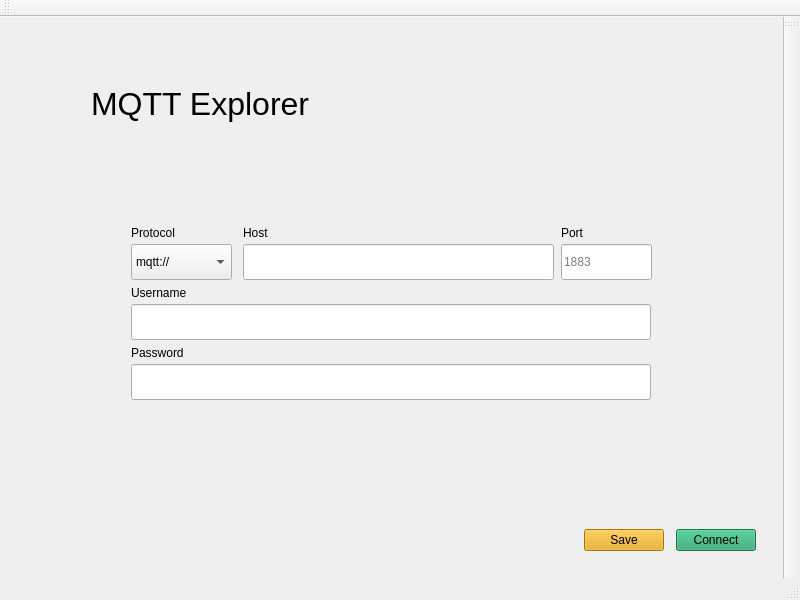
<?xml version="1.0" encoding="UTF-8"?>
<ui version="4.0">
 <class>MainWindow</class>
 <widget class="QMainWindow" name="MainWindow">
  <property name="geometry">
   <rect>
    <x>0</x>
    <y>0</y>
    <width>800</width>
    <height>600</height>
   </rect>
  </property>
  <property name="windowTitle">
   <string>ICP MQTT Explorer</string>
  </property>
  <property name="styleSheet">
   <string notr="true"/>
  </property>
  <widget class="QWidget" name="centralwidget">
   <property name="enabled">
    <bool>true</bool>
   </property>
   <layout class="QVBoxLayout" name="verticalLayout">
    <item>
     <widget class="QStackedWidget" name="stackedWidget">
      <property name="sizePolicy">
       <sizepolicy hsizetype="Expanding" vsizetype="Expanding">
        <horstretch>0</horstretch>
        <verstretch>0</verstretch>
       </sizepolicy>
      </property>
      <property name="currentIndex">
       <number>0</number>
      </property>
      <widget class="QWidget" name="login">
       <layout class="QVBoxLayout" name="verticalLayout_2">
        <item>
         <spacer name="verticalSpacer">
          <property name="orientation">
           <enum>Qt::Vertical</enum>
          </property>
          <property name="sizeHint" stdset="0">
           <size>
            <width>20</width>
            <height>40</height>
           </size>
          </property>
         </spacer>
        </item>
        <item>
         <widget class="QWidget" name="form_widget" native="true">
          <layout class="QHBoxLayout" name="horizontalLayout_2">
           <item>
            <spacer name="horizontalSpacer_2">
             <property name="orientation">
              <enum>Qt::Horizontal</enum>
             </property>
             <property name="sizeHint" stdset="0">
              <size>
               <width>67</width>
               <height>20</height>
              </size>
             </property>
            </spacer>
           </item>
           <item>
            <widget class="QWidget" name="connection_settings_form" native="true">
             <property name="minimumSize">
              <size>
               <width>600</width>
               <height>400</height>
              </size>
             </property>
             <widget class="QLineEdit" name="lineEdit_host">
              <property name="geometry">
               <rect>
                <x>152</x>
                <y>170</y>
                <width>311</width>
                <height>36</height>
               </rect>
              </property>
              <property name="clearButtonEnabled">
               <bool>true</bool>
              </property>
             </widget>
             <widget class="QLineEdit" name="lineEdit_port">
              <property name="geometry">
               <rect>
                <x>470</x>
                <y>170</y>
                <width>91</width>
                <height>36</height>
               </rect>
              </property>
              <property name="inputMask">
               <string/>
              </property>
              <property name="placeholderText">
               <string>1883</string>
              </property>
              <property name="clearButtonEnabled">
               <bool>false</bool>
              </property>
             </widget>
             <widget class="QLineEdit" name="lineEdit_username">
              <property name="geometry">
               <rect>
                <x>40</x>
                <y>230</y>
                <width>520</width>
                <height>36</height>
               </rect>
              </property>
              <property name="placeholderText">
               <string/>
              </property>
              <property name="clearButtonEnabled">
               <bool>true</bool>
              </property>
             </widget>
             <widget class="QComboBox" name="comboBox_protocol">
              <property name="geometry">
               <rect>
                <x>40</x>
                <y>170</y>
                <width>101</width>
                <height>36</height>
               </rect>
              </property>
              <item>
               <property name="text">
                <string>mqtt://</string>
               </property>
              </item>
             </widget>
             <widget class="QLabel" name="label">
              <property name="geometry">
               <rect>
                <x>40</x>
                <y>150</y>
                <width>62</width>
                <height>17</height>
               </rect>
              </property>
              <property name="text">
               <string>Protocol</string>
              </property>
             </widget>
             <widget class="QLabel" name="label_2">
              <property name="geometry">
               <rect>
                <x>152</x>
                <y>150</y>
                <width>62</width>
                <height>17</height>
               </rect>
              </property>
              <property name="text">
               <string>Host</string>
              </property>
             </widget>
             <widget class="QLabel" name="label_3">
              <property name="geometry">
               <rect>
                <x>470</x>
                <y>150</y>
                <width>62</width>
                <height>17</height>
               </rect>
              </property>
              <property name="text">
               <string>Port</string>
              </property>
             </widget>
             <widget class="QLabel" name="label_4">
              <property name="geometry">
               <rect>
                <x>40</x>
                <y>210</y>
                <width>141</width>
                <height>17</height>
               </rect>
              </property>
              <property name="text">
               <string>Username</string>
              </property>
             </widget>
             <widget class="QLabel" name="label_5">
              <property name="geometry">
               <rect>
                <x>40</x>
                <y>270</y>
                <width>62</width>
                <height>17</height>
               </rect>
              </property>
              <property name="text">
               <string>Password</string>
              </property>
             </widget>
             <widget class="QLineEdit" name="lineEdit_password">
              <property name="geometry">
               <rect>
                <x>40</x>
                <y>290</y>
                <width>520</width>
                <height>36</height>
               </rect>
              </property>
              <property name="echoMode">
               <enum>QLineEdit::Password</enum>
              </property>
              <property name="clearButtonEnabled">
               <bool>false</bool>
              </property>
             </widget>
             <widget class="QLabel" name="application_name">
              <property name="geometry">
               <rect>
                <x>0</x>
                <y>0</y>
                <width>291</width>
                <height>61</height>
               </rect>
              </property>
              <property name="text">
               <string>&lt;html&gt;&lt;head/&gt;&lt;body&gt;&lt;p&gt;&lt;span style=&quot; font-size:24pt;&quot;&gt;MQTT Explorer&lt;/span&gt;&lt;/p&gt;&lt;/body&gt;&lt;/html&gt;</string>
              </property>
             </widget>
            </widget>
           </item>
           <item>
            <spacer name="horizontalSpacer_3">
             <property name="orientation">
              <enum>Qt::Horizontal</enum>
             </property>
             <property name="sizeHint" stdset="0">
              <size>
               <width>67</width>
               <height>20</height>
              </size>
             </property>
            </spacer>
           </item>
          </layout>
         </widget>
        </item>
        <item>
         <spacer name="verticalSpacer_2">
          <property name="orientation">
           <enum>Qt::Vertical</enum>
          </property>
          <property name="sizeHint" stdset="0">
           <size>
            <width>20</width>
            <height>40</height>
           </size>
          </property>
         </spacer>
        </item>
        <item>
         <widget class="QWidget" name="connection_settings_buttons" native="true">
          <property name="maximumSize">
           <size>
            <width>16777215</width>
            <height>50</height>
           </size>
          </property>
          <layout class="QHBoxLayout" name="horizontalLayout">
           <property name="spacing">
            <number>12</number>
           </property>
           <item>
            <spacer name="horizontalSpacer">
             <property name="orientation">
              <enum>Qt::Horizontal</enum>
             </property>
             <property name="sizeHint" stdset="0">
              <size>
               <width>40</width>
               <height>20</height>
              </size>
             </property>
            </spacer>
           </item>
           <item>
            <widget class="QPushButton" name="save_button">
             <property name="styleSheet">
              <string notr="true">QPushButton { background-color: rgb(229, 165, 10) }</string>
             </property>
             <property name="text">
              <string>Save</string>
             </property>
            </widget>
           </item>
           <item>
            <widget class="QPushButton" name="connect_button">
             <property name="styleSheet">
              <string notr="true">QPushButton { background-color: rgb(38, 162, 105) }</string>
             </property>
             <property name="text">
              <string>Connect</string>
             </property>
            </widget>
           </item>
          </layout>
         </widget>
        </item>
       </layout>
      </widget>
      <widget class="QWidget" name="explorer">
       <layout class="QVBoxLayout" name="verticalLayout_3">
        <item>
         <widget class="QWidget" name="widget" native="true">
          <layout class="QHBoxLayout" name="horizontalLayout_3">
           <item>
            <widget class="QLineEdit" name="searchLineEdit">
             <property name="placeholderText">
              <string>Search...</string>
             </property>
            </widget>
           </item>
           <item>
            <spacer name="horizontalSpacer_4">
             <property name="orientation">
              <enum>Qt::Horizontal</enum>
             </property>
             <property name="sizeHint" stdset="0">
              <size>
               <width>40</width>
               <height>20</height>
              </size>
             </property>
            </spacer>
           </item>
           <item>
            <widget class="QPushButton" name="pushButton_dashboard">
             <property name="text">
              <string>Dashboard</string>
             </property>
            </widget>
           </item>
           <item>
            <widget class="QPushButton" name="pushButton_disconnect">
             <property name="text">
              <string>Disconnect</string>
             </property>
            </widget>
           </item>
          </layout>
         </widget>
        </item>
        <item>
         <widget class="QWidget" name="explorer_main" native="true">
          <layout class="QHBoxLayout" name="horizontalLayout_5">
           <item>
            <widget class="QScrollArea" name="scrollArea">
             <property name="widgetResizable">
              <bool>true</bool>
             </property>
             <widget class="QWidget" name="scrollAreaWidgetContents">
              <property name="geometry">
               <rect>
                <x>0</x>
                <y>0</y>
                <width>746</width>
                <height>443</height>
               </rect>
              </property>
              <layout class="QHBoxLayout" name="horizontalLayout_4">
               <item>
                <widget class="QSplitter" name="splitter">
                 <property name="orientation">
                  <enum>Qt::Horizontal</enum>
                 </property>
                 <widget class="QTreeView" name="treeView"/>
                 <widget class="QWidget" name="widget_2" native="true">
                  <property name="minimumSize">
                   <size>
                    <width>0</width>
                    <height>80</height>
                   </size>
                  </property>
                  <layout class="QVBoxLayout" name="verticalLayout_4">
                   <item>
                    <widget class="QLabel" name="label_8">
                     <property name="text">
                      <string>Value</string>
                     </property>
                    </widget>
                   </item>
                   <item>
                    <widget class="QPlainTextEdit" name="valueTextEdit"/>
                   </item>
                   <item>
                    <widget class="QWidget" name="widget_3" native="true">
                     <layout class="QVBoxLayout" name="verticalLayout_5">
                      <item>
                       <widget class="QLabel" name="label_6">
                        <property name="text">
                         <string>Topic</string>
                        </property>
                       </widget>
                      </item>
                      <item>
                       <widget class="QLineEdit" name="topicLineEdit">
                        <property name="text">
                         <string/>
                        </property>
                       </widget>
                      </item>
                      <item>
                       <widget class="QLabel" name="label_7">
                        <property name="text">
                         <string>Input</string>
                        </property>
                       </widget>
                      </item>
                      <item>
                       <widget class="QPlainTextEdit" name="sendTextEdit"/>
                      </item>
                      <item>
                       <widget class="QPushButton" name="pushButton_publish">
                        <property name="text">
                         <string>Publish</string>
                        </property>
                       </widget>
                      </item>
                     </layout>
                    </widget>
                   </item>
                  </layout>
                 </widget>
                </widget>
               </item>
              </layout>
             </widget>
            </widget>
           </item>
          </layout>
         </widget>
        </item>
       </layout>
      </widget>
      <widget class="QWidget" name="dashboard">
       <widget class="QPushButton" name="pushButton_disconnect_2">
        <property name="geometry">
         <rect>
          <x>200</x>
          <y>70</y>
          <width>99</width>
          <height>36</height>
         </rect>
        </property>
        <property name="text">
         <string>Disconnect</string>
        </property>
       </widget>
       <widget class="QPushButton" name="pushButton_explorer">
        <property name="geometry">
         <rect>
          <x>70</x>
          <y>70</y>
          <width>101</width>
          <height>36</height>
         </rect>
        </property>
        <property name="text">
         <string>tree view</string>
        </property>
       </widget>
      </widget>
     </widget>
    </item>
   </layout>
  </widget>
  <widget class="QMenuBar" name="menubar">
   <property name="geometry">
    <rect>
     <x>0</x>
     <y>0</y>
     <width>800</width>
     <height>27</height>
    </rect>
   </property>
  </widget>
  <widget class="QStatusBar" name="statusbar"/>
  <widget class="QToolBar" name="toolBar">
   <property name="windowTitle">
    <string>toolBar</string>
   </property>
   <attribute name="toolBarArea">
    <enum>RightToolBarArea</enum>
   </attribute>
   <attribute name="toolBarBreak">
    <bool>false</bool>
   </attribute>
  </widget>
  <widget class="QToolBar" name="toolBar_2">
   <property name="windowTitle">
    <string>toolBar_2</string>
   </property>
   <attribute name="toolBarArea">
    <enum>TopToolBarArea</enum>
   </attribute>
   <attribute name="toolBarBreak">
    <bool>false</bool>
   </attribute>
  </widget>
 </widget>
 <resources/>
 <connections/>
</ui>
